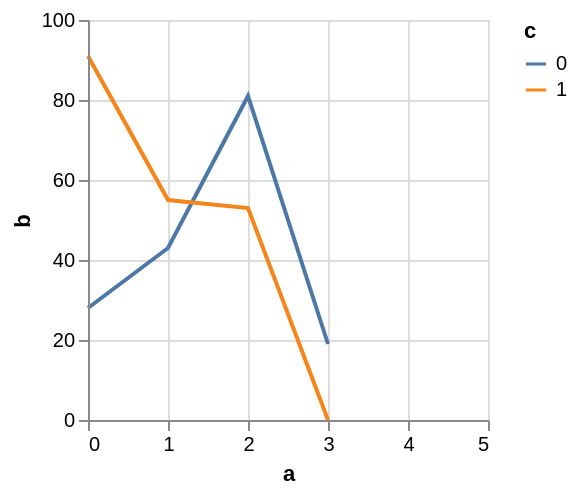

The Vega-Lite source for this figure:
### Vega specification from a JSON file in a GitHub repository (floating-point values rounded to 4 significant figures)
{"$schema": "https://vega.github.io/schema/vega/v5.json", "autosize": "pad", "padding": 5, "width": 200, "height": 200, "style": "cell", "data": [{"name": "source_0", "values": [{"a": 0, "b": 28, "c": 0}, {"a": 0, "b": 91, "c": 1}, {"a": 1, "b": 43, "c": 0}, {"a": 1, "b": 55, "c": 1}, {"a": 2, "b": 81, "c": 0}, {"a": 2, "b": 53, "c": 1}, {"a": 3, "b": 19, "c": 0}]}, {"name": "data_0", "source": "source_0", "transform": [{"type": "formula", "expr": "toNumber(datum[\"a\"])", "as": "a"}, {"type": "formula", "expr": "toNumber(datum[\"b\"])", "as": "b"}, {"type": "impute", "field": "b", "key": "a", "method": "value", "groupby": ["c"], "value": null}, {"type": "formula", "expr": "datum.b === null ? 0 : datum.b", "as": "b"}]}], "marks": [{"name": "pathgroup", "type": "group", "from": {"facet": {"name": "faceted_path_main", "data": "data_0", "groupby": ["c"]}}, "encode": {"update": {"width": {"field": {"group": "width"}}, "height": {"field": {"group": "height"}}}}, "marks": [{"name": "marks", "type": "line", "style": ["line"], "sort": {"field": "datum[\"a\"]"}, "from": {"data": "faceted_path_main"}, "encode": {"update": {"stroke": {"scale": "color", "field": "c"}, "tooltip": {"signal": "{\"a\": format(datum[\"a\"], \"\"), \"b\": format(datum[\"b\"], \"\"), \"c\": ''+datum[\"c\"]}"}, "x": {"scale": "x", "field": "a"}, "y": {"scale": "y", "field": "b"}, "defined": {"signal": "datum[\"a\"] !== null && !isNaN(datum[\"a\"]) && datum[\"b\"] !== null && !isNaN(datum[\"b\"])"}}}}]}], "scales": [{"name": "x", "type": "linear", "domain": {"data": "data_0", "field": "a"}, "range": [0, {"signal": "width"}], "nice": 1, "zero": false}, {"name": "y", "type": "linear", "domain": {"data": "data_0", "field": "b"}, "range": [{"signal": "height"}, 0], "nice": true, "zero": true}, {"name": "color", "type": "ordinal", "domain": {"data": "data_0", "field": "c", "sort": true}, "range": "category"}], "axes": [{"scale": "x", "orient": "bottom", "grid": false, "title": "a", "labelFlush": true, "labelOverlap": true, "tickCount": {"signal": "ceil(width/40)"}, "zindex": 1}, {"scale": "x", "orient": "bottom", "gridScale": "y", "grid": true, "tickCount": {"signal": "ceil(width/40)"}, "domain": false, "labels": false, "maxExtent": 0, "minExtent": 0, "ticks": false, "zindex": 0}, {"scale": "y", "orient": "left", "grid": false, "title": "b", "labelOverlap": true, "tickCount": {"signal": "ceil(height/40)"}, "zindex": 1}, {"scale": "y", "orient": "left", "gridScale": "x", "grid": true, "tickCount": {"signal": "ceil(height/40)"}, "domain": false, "labels": false, "maxExtent": 0, "minExtent": 0, "ticks": false, "zindex": 0}], "legends": [{"stroke": "color", "gradientLength": {"signal": "clamp(height, 64, 200)"}, "symbolType": "stroke", "title": "c"}]}
